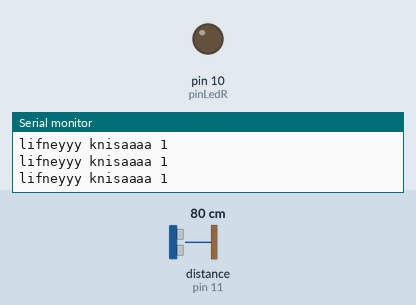
Recording of a sketch running on a simulated Arduino Uno, built with avr-gcc and run on an emulated ATmega328P. Parts: output pins drawn as LEDs (lit = HIGH), the last lines printed to the serial monitor. Wiring (inferred from the names in the program): ultrasonic range finder: trigger pin 12; echo pin 11. The inputs (shaded band) are chosen by the test bench; at power-on: distance to the obstacle (sensor on pin 11) 80 cm. The echo pulse lasts 58.3 µs per cm; pins used as bus, display or sensor lines are not drawn.

Above: at 1.2 s.
1.3 s: distance to the obstacle (sensor on pin 11) set to 22 cm
4.3 s: distance to the obstacle (sensor on pin 11) set to 18 cm
At 5.4 s:
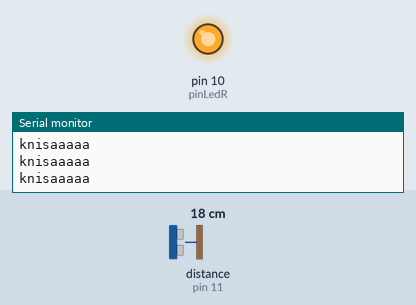
Timing chart, 0 to 7.3 s (numbered marks = the images above; inputs shaded):
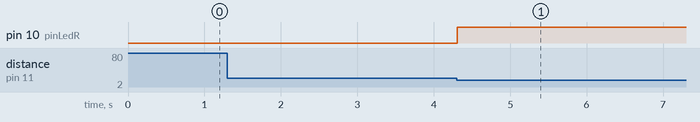

The sketch:

_________9.7.23__________________________3_.ino
```cpp
#define pinLedR   10
#define BEFORE_1ST_ENTRANCE 13
#define ENTRANCE 14
#define EXIT 15

// defines pins numbers
const int trigPin = 12;
const int echoPin = 11;
// defines variables
long duration;
int distance,cState,En_cnt=0,Ex_cnt=0;
unsigned long exit_time=0,c_Time=0,hefresh_time=2000;

float maxLenInMicroSec=100 * 2 / 0.034; // max time we wait for responses. this calculation is for 46 cm
void setup()
{

  pinMode(pinLedR,OUTPUT);
  pinMode(trigPin, OUTPUT); // Sets the trigPin as an Output
  pinMode(echoPin, INPUT); // Sets the echoPin as an Input
  Serial.begin(9600); // Starts the serial communication
  //restart state
  cState=BEFORE_1ST_ENTRANCE;
  digitalWrite(pinLedR,LOW);


}


void loop()
{
  sendTrig();
  duration = pulseIn(echoPin, HIGH,maxLenInMicroSec);
  // Calculating the distance
  distance= duration*0.034/2;
  setState();
  switch (cState)
  {
    case BEFORE_1ST_ENTRANCE:
    if(Ex_cnt==2)
    {
      c_Time=millis();
      if(c_Time-exit_time>=hefresh_time)
      {
        digitalWrite(pinLedR,LOW);
        Ex_cnt=0;
        En_cnt=0;
      }
    }
    Serial.println("lifneyyy knisaaaa 1");
    break;

    case ENTRANCE:
    if(En_cnt==0)
    {
     En_cnt=1;
     digitalWrite(pinLedR,HIGH);
    }
    if(Ex_cnt==1&&En_cnt==1)
    {
     En_cnt=2;
    }
    else if(En_cnt==2&&Ex_cnt==2)
    {
     En_cnt=1;
    }
   Serial.println("knisaaaaa");
   break;

   case EXIT:
   if(En_cnt==1)
   {
    Ex_cnt=1;
   }
   if(En_cnt==2&&Ex_cnt==1)
   {
    Ex_cnt=2;
    exit_time= millis();
   }
  Serial.println("exitttttt");
  break;
  }
}

void sendTrig()
{
  // Clears the trigPin
  digitalWrite(trigPin, LOW);
  delayMicroseconds(2);
  // Sets the trigPin on HIGH state for 10 micro seconds
  digitalWrite(trigPin, HIGH);
  delayMicroseconds(10);
  digitalWrite(trigPin, LOW);
}

void setState()
{
 if((En_cnt==0||Ex_cnt==2&&En_cnt==2)&&(distance>30))
 {
   cState=BEFORE_1ST_ENTRANCE;
 }
 if(distance>4&&distance<20)
 {
   cState=ENTRANCE;
 }
 if((distance>30)&&(En_cnt==2&&Ex_cnt==1||En_cnt==1))
 {
    cState=EXIT;
 }
}
```

Measured:
- the behaviour switches between 21 and 20 cm on distance to the obstacle (sensor on pin 11) (found by bisection; images 0 and 1)
- after the input at 4.3 s, pin 10 (pinLedR): LOW → HIGH at once
